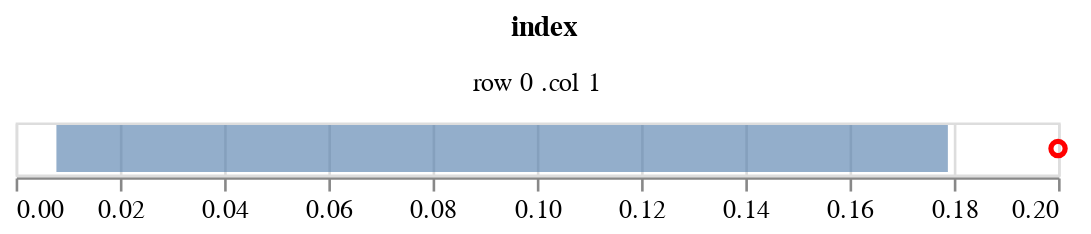

Source (notebook cell):
### Code cell
estimates = load_obj('Phi_median', log_dir).reshape(20, 1, 2, 2)
get_credible_interval_Phi(estimates)

### Figure 1 — Vega-Lite specification as saved in the notebook (floating-point values rounded to 4 significant figures)
{"config": {"view": {"continuousWidth": 400, "continuousHeight": 300}}, "data": {"name": "data-4b4d7dc7fa196dcac85a9a8fbe95ed2d"}, "facet": {"type": "nominal", "field": "index"}, "spec": {"layer": [{"mark": {"type": "bar", "opacity": 0.6}, "encoding": {"x": {"type": "quantitative", "field": "q1", "title": null}, "x2": {"field": "q2", "title": null}}}, {"mark": {"type": "point", "color": "red", "opacity": 1}, "encoding": {"x": {"type": "quantitative", "field": "data", "title": null}}}]}, "columns": 2, "$schema": "https://vega.github.io/schema/vega-lite/v4.8.1.json", "datasets": {"data-4b4d7dc7fa196dcac85a9a8fbe95ed2d": [{"row": 0, "col": 1, "q1": 0.007823, "q2": 0.1789, "data": 0.2, "index": "row 0 .col 1"}]}}
